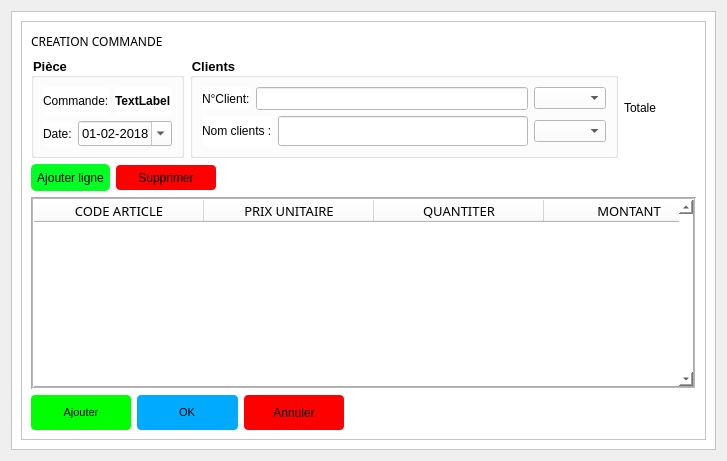
        <widget class="QWidget" name="page_5">
         <layout class="QGridLayout" name="gridLayout_9">
          <item row="0" column="0">
           <widget class="QFrame" name="frame">
            <property name="styleSheet">
             <string notr="true">background-color:white;</string>
            </property>
            <property name="frameShape">
             <enum>QFrame::StyledPanel</enum>
            </property>
            <property name="frameShadow">
             <enum>QFrame::Raised</enum>
            </property>
            <layout class="QGridLayout" name="gridLayout_16">
             <item row="0" column="0">
              <widget class="QFrame" name="frame_2">
               <property name="frameShape">
                <enum>QFrame::StyledPanel</enum>
               </property>
               <property name="frameShadow">
                <enum>QFrame::Raised</enum>
               </property>
               <layout class="QGridLayout" name="gridLayout_15">
                <item row="0" column="0" rowspan="2" colspan="2">
                 <layout class="QVBoxLayout" name="verticalLayout_19">
                  <item>
                   <layout class="QHBoxLayout" name="horizontalLayout_42">
                    <item>
                     <widget class="QLabel" name="label_14">
                      <property name="font">
                       <font>
                        <family>MS Reference Sans Serif</family>
                       </font>
                      </property>
                      <property name="cursor">
                       <cursorShape>BlankCursor</cursorShape>
                      </property>
                      <property name="mouseTracking">
                       <bool>true</bool>
                      </property>
                      <property name="text">
                       <string>CREATION COMMANDE</string>
                      </property>
                     </widget>
                    </item>
                    <item>
                     <spacer name="horizontalSpacer_16">
                      <property name="orientation">
                       <enum>Qt::Horizontal</enum>
                      </property>
                      <property name="sizeHint" stdset="0">
                       <size>
                        <width>40</width>
                        <height>20</height>
                       </size>
                      </property>
                     </spacer>
                    </item>
                   </layout>
                  </item>
                  <item>
                   <layout class="QVBoxLayout" name="verticalLayout_18">
                    <item>
                     <layout class="QVBoxLayout" name="verticalLayout_14">
                      <item>
                       <layout class="QHBoxLayout" name="horizontalLayout_39">
                        <item>
                         <widget class="QGroupBox" name="groupBox_3">
                          <property name="font">
                           <font>
                            <pointsize>10</pointsize>
                            <weight>75</weight>
                            <bold>true</bold>
                           </font>
                          </property>
                          <property name="styleSheet">
                           <string notr="true">/*background-color:white;</string>
                          </property>
                          <property name="title">
                           <string>Pièce</string>
                          </property>
                          <layout class="QGridLayout" name="gridLayout_10">
                           <item row="0" column="0">
                            <layout class="QHBoxLayout" name="horizontalLayout_20">
                             <item>
                              <widget class="QLabel" name="label_9">
                               <property name="font">
                                <font>
                                 <pointsize>9</pointsize>
                                </font>
                               </property>
                               <property name="text">
                                <string>Commande:</string>
                               </property>
                               <property name="textFormat">
                                <enum>Qt::PlainText</enum>
                               </property>
                               <property name="textInteractionFlags">
                                <set>Qt::LinksAccessibleByMouse</set>
                               </property>
                              </widget>
                             </item>
                             <item>
                              <widget class="QLabel" name="label_25">
                               <property name="font">
                                <font>
                                 <pointsize>9</pointsize>
                                 <weight>75</weight>
                                 <bold>true</bold>
                                </font>
                               </property>
                               <property name="text">
                                <string>TextLabel</string>
                               </property>
                               <property name="textInteractionFlags">
                                <set>Qt::LinksAccessibleByMouse|Qt::TextEditable|Qt::TextSelectableByMouse</set>
                               </property>
                              </widget>
                             </item>
                            </layout>
                           </item>
                           <item row="1" column="0">
                            <layout class="QHBoxLayout" name="horizontalLayout_38">
                             <item>
                              <widget class="QLabel" name="label_17">
                               <property name="font">
                                <font>
                                 <pointsize>9</pointsize>
                                </font>
                               </property>
                               <property name="text">
                                <string>Date:</string>
                               </property>
                              </widget>
                             </item>
                             <item>
                              <widget class="QDateEdit" name="dateEditforCommande">
                               <property name="minimumSize">
                                <size>
                                 <width>0</width>
                                 <height>25</height>
                                </size>
                               </property>
                               <property name="font">
                                <font>
                                 <pointsize>10</pointsize>
                                </font>
                               </property>
                               <property name="cursor">
                                <cursorShape>IBeamCursor</cursorShape>
                               </property>
                               <property name="focusPolicy">
                                <enum>Qt::ClickFocus</enum>
                               </property>
                               <property name="displayFormat">
                                <string>dd-MM-yyyy</string>
                               </property>
                               <property name="calendarPopup">
                                <bool>true</bool>
                               </property>
                               <property name="date">
                                <date>
                                 <year>2018</year>
                                 <month>2</month>
                                 <day>1</day>
                                </date>
                               </property>
                              </widget>
                             </item>
                            </layout>
                           </item>
                          </layout>
                         </widget>
                        </item>
                        <item>
                         <widget class="QGroupBox" name="groupBox_4">
                          <property name="font">
                           <font>
                            <pointsize>10</pointsize>
                            <weight>75</weight>
                            <bold>true</bold>
                           </font>
                          </property>
                          <property name="styleSheet">
                           <string notr="true">/*background-color:white;</string>
                          </property>
                          <property name="title">
                           <string>Clients</string>
                          </property>
                          <layout class="QGridLayout" name="gridLayout_12">
                           <item row="0" column="0">
                            <layout class="QHBoxLayout" name="horizontalLayout_19">
                             <item>
                              <widget class="QLabel" name="label_15">
                               <property name="font">
                                <font>
                                 <pointsize>9</pointsize>
                                </font>
                               </property>
                               <property name="text">
                                <string>N°Client:</string>
                               </property>
                              </widget>
                             </item>
                             <item>
                              <widget class="QLineEdit" name="lineEditforNumeroClientsCommande">
                               <property name="minimumSize">
                                <size>
                                 <width>200</width>
                                 <height>0</height>
                                </size>
                               </property>
                               <property name="font">
                                <font>
                                 <family>MS Shell Dlg 2</family>
                                 <pointsize>10</pointsize>
                                </font>
                               </property>
                               <property name="focusPolicy">
                                <enum>Qt::ClickFocus</enum>
                               </property>
                               <property name="styleSheet">
                                <string notr="true"/>
                               </property>
                              </widget>
                             </item>
                             <item>
                              <widget class="QComboBox" name="comboBoxforClients">
                               <property name="cursor">
                                <cursorShape>PointingHandCursor</cursorShape>
                               </property>
                               <property name="layoutDirection">
                                <enum>Qt::LeftToRight</enum>
                               </property>
                               <property name="maxVisibleItems">
                                <number>100</number>
                               </property>
                               <property name="frame">
                                <bool>true</bool>
                               </property>
                              </widget>
                             </item>
                            </layout>
                           </item>
                           <item row="1" column="0">
                            <layout class="QHBoxLayout" name="horizontalLayout_21">
                             <item>
                              <widget class="QLabel" name="label_16">
                               <property name="font">
                                <font>
                                 <pointsize>9</pointsize>
                                </font>
                               </property>
                               <property name="text">
                                <string>Nom clients :</string>
                               </property>
                              </widget>
                             </item>
                             <item>
                              <widget class="QLineEdit" name="lineEdit">
                               <property name="minimumSize">
                                <size>
                                 <width>250</width>
                                 <height>0</height>
                                </size>
                               </property>
                               <property name="font">
                                <font>
                                 <family>Franklin Gothic Book</family>
                                 <pointsize>11</pointsize>
                                </font>
                               </property>
                               <property name="focusPolicy">
                                <enum>Qt::ClickFocus</enum>
                               </property>
                              </widget>
                             </item>
                             <item>
                              <widget class="QComboBox" name="comboBoxFroNomclients"/>
                             </item>
                            </layout>
                           </item>
                          </layout>
                         </widget>
                        </item>
                        <item>
                         <widget class="QLabel" name="labelTotaleTemporaire">
                          <property name="text">
                           <string>Totale</string>
                          </property>
                         </widget>
                        </item>
                        <item>
                         <spacer name="horizontalSpacer_14">
                          <property name="orientation">
                           <enum>Qt::Horizontal</enum>
                          </property>
                          <property name="sizeHint" stdset="0">
                           <size>
                            <width>40</width>
                            <height>20</height>
                           </size>
                          </property>
                         </spacer>
                        </item>
                       </layout>
                      </item>
                      <item>
                       <layout class="QVBoxLayout" name="verticalLayout_5">
                        <item>
                         <layout class="QHBoxLayout" name="horizontalLayout_40">
                          <item>
                           <widget class="QPushButton" name="pushButtonforAutre">
                            <property name="styleSheet">
                             <string notr="true">height:15px;
background-color:#00ff22;
padding:6px;
border-radius:5px;</string>
                            </property>
                            <property name="text">
                             <string>Ajouter ligne</string>
                            </property>
                            <property name="icon">
                             <iconset resource="image.qrc">
                              <normaloff>:/image/FontAwesome_f067(0)_64.png</normaloff>:/image/FontAwesome_f067(0)_64.png</iconset>
                            </property>
                            <property name="iconSize">
                             <size>
                              <width>20</width>
                              <height>20</height>
                             </size>
                            </property>
                           </widget>
                          </item>
                          <item>
                           <widget class="QPushButton" name="pushButtonforsupprimerCommande">
                            <property name="styleSheet">
                             <string notr="true">background-color:#ff0000;
height:25px;
width:100px;
border-radius:4px;
</string>
                            </property>
                            <property name="text">
                             <string>Supprimer</string>
                            </property>
                            <property name="icon">
                             <iconset resource="image.qrc">
                              <normaloff>:/image/Supprimer.png</normaloff>
                              <disabledoff>:/image/Supprimer.png</disabledoff>
                              <selectedoff>:/image/Supprimer.png</selectedoff>:/image/Supprimer.png</iconset>
                            </property>
                            <property name="iconSize">
                             <size>
                              <width>20</width>
                              <height>20</height>
                             </size>
                            </property>
                           </widget>
                          </item>
                          <item>
                           <spacer name="horizontalSpacer_13">
                            <property name="orientation">
                             <enum>Qt::Horizontal</enum>
                            </property>
                            <property name="sizeHint" stdset="0">
                             <size>
                              <width>40</width>
                              <height>20</height>
                             </size>
                            </property>
                           </spacer>
                          </item>
                         </layout>
                        </item>
                        <item>
                         <widget class="QTableWidget" name="tableWidgetforCommande">
                          <property name="font">
                           <font>
                            <family>Raavi</family>
                            <pointsize>10</pointsize>
                           </font>
                          </property>
                          <property name="cursor" stdset="0">
                           <cursorShape>IBeamCursor</cursorShape>
                          </property>
                          <property name="toolTip">
                           <string extracomment="comment"/>
                          </property>
                          <property name="styleSheet">
                           <string notr="true">background-color:white;</string>
                          </property>
                          <property name="frameShape">
                           <enum>QFrame::Box</enum>
                          </property>
                          <property name="frameShadow">
                           <enum>QFrame::Sunken</enum>
                          </property>
                          <property name="lineWidth">
                           <number>1</number>
                          </property>
                          <property name="midLineWidth">
                           <number>1</number>
                          </property>
                          <property name="verticalScrollBarPolicy">
                           <enum>Qt::ScrollBarAlwaysOn</enum>
                          </property>
                          <property name="horizontalScrollBarPolicy">
                           <enum>Qt::ScrollBarAlwaysOff</enum>
                          </property>
                          <property name="tabKeyNavigation">
                           <bool>false</bool>
                          </property>
                          <property name="showDropIndicator" stdset="0">
                           <bool>false</bool>
                          </property>
                          <property name="dragDropOverwriteMode">
                           <bool>false</bool>
                          </property>
                          <property name="alternatingRowColors">
                           <bool>true</bool>
                          </property>
                          <property name="selectionBehavior">
                           <enum>QAbstractItemView::SelectRows</enum>
                          </property>
                          <property name="verticalScrollMode">
                           <enum>QAbstractItemView::ScrollPerPixel</enum>
                          </property>
                          <property name="horizontalScrollMode">
                           <enum>QAbstractItemView::ScrollPerPixel</enum>
                          </property>
                          <attribute name="horizontalHeaderDefaultSectionSize">
                           <number>170</number>
                          </attribute>
                          <attribute name="horizontalHeaderHighlightSections">
                           <bool>false</bool>
                          </attribute>
                          <attribute name="horizontalHeaderStretchLastSection">
                           <bool>true</bool>
                          </attribute>
                          <attribute name="verticalHeaderVisible">
                           <bool>false</bool>
                          </attribute>
                          <column>
                           <property name="text">
                            <string>CODE ARTICLE</string>
                           </property>
                           <property name="font">
                            <font>
                             <family>MS Reference Sans Serif</family>
                             <pointsize>10</pointsize>
                            </font>
                           </property>
                           <property name="textAlignment">
                            <set>AlignCenter</set>
                           </property>
                          </column>
                          <column>
                           <property name="text">
                            <string>PRIX UNITAIRE</string>
                           </property>
                           <property name="font">
                            <font>
                             <family>MS Reference Sans Serif</family>
                             <pointsize>10</pointsize>
                            </font>
                           </property>
                           <property name="textAlignment">
                            <set>AlignCenter</set>
                           </property>
                          </column>
                          <column>
                           <property name="text">
                            <string>QUANTITER</string>
                           </property>
                           <property name="font">
                            <font>
                             <family>MS Reference Sans Serif</family>
                             <pointsize>10</pointsize>
                            </font>
                           </property>
                           <property name="textAlignment">
                            <set>AlignCenter</set>
                           </property>
                          </column>
                          <column>
                           <property name="text">
                            <string>MONTANT</string>
                           </property>
                           <property name="font">
                            <font>
                             <family>MS Reference Sans Serif</family>
                             <pointsize>10</pointsize>
                            </font>
                           </property>
                           <property name="textAlignment">
                            <set>AlignCenter</set>
                           </property>
                          </column>
                         </widget>
                        </item>
                       </layout>
                      </item>
                     </layout>
                    </item>
                    <item>
                     <layout class="QHBoxLayout" name="horizontalLayout_41">
                      <item>
                       <widget class="QPushButton" name="pushButton_3">
                        <property name="font">
                         <font>
                          <pointsize>8</pointsize>
                          <underline>false</underline>
                         </font>
                        </property>
                        <property name="styleSheet">
                         <string notr="true">background-color:#00ff00;
height:35px;
width:100px;
border-radius:4px;</string>
                        </property>
                        <property name="text">
                         <string>Ajouter</string>
                        </property>
                        <property name="icon">
                         <iconset resource="image.qrc">
                          <normaloff>:/image/Material Icons_e161(0)_64.png</normaloff>:/image/Material Icons_e161(0)_64.png</iconset>
                        </property>
                        <property name="iconSize">
                         <size>
                          <width>35</width>
                          <height>35</height>
                         </size>
                        </property>
                       </widget>
                      </item>
                      <item>
                       <widget class="QPushButton" name="pushButtonEnrengistrerlesmodification">
                        <property name="font">
                         <font>
                          <pointsize>8</pointsize>
                          <underline>false</underline>
                         </font>
                        </property>
                        <property name="styleSheet">
                         <string notr="true">background-color:#00aaff;
height:35px;
border-radius:4px;
padding-right:1px;
width:100px;</string>
                        </property>
                        <property name="text">
                         <string>OK</string>
                        </property>
                        <property name="icon">
                         <iconset resource="image.qrc">
                          <normaloff>:/image/Ok.png</normaloff>
                          <disabledoff>:/image/Ok.png</disabledoff>:/image/Ok.png</iconset>
                        </property>
                        <property name="iconSize">
                         <size>
                          <width>35</width>
                          <height>35</height>
                         </size>
                        </property>
                       </widget>
                      </item>
                      <item>
                       <widget class="QPushButton" name="pushButton_9">
                        <property name="styleSheet">
                         <string notr="true">background-color:#ff0000;
height:35px;
width:100px;
border-radius:4px;</string>
                        </property>
                        <property name="text">
                         <string>Annuler</string>
                        </property>
                        <property name="icon">
                         <iconset resource="image.qrc">
                          <normaloff>:/image/FontAwesome_f00d(0)_512.png</normaloff>:/image/FontAwesome_f00d(0)_512.png</iconset>
                        </property>
                        <property name="iconSize">
                         <size>
                          <width>30</width>
                          <height>30</height>
                         </size>
                        </property>
                       </widget>
                      </item>
                      <item>
                       <spacer name="horizontalSpacer_15">
                        <property name="orientation">
                         <enum>Qt::Horizontal</enum>
                        </property>
                        <property name="sizeHint" stdset="0">
                         <size>
                          <width>40</width>
                          <height>20</height>
                         </size>
                        </property>
                       </spacer>
                      </item>
                     </layout>
                    </item>
                   </layout>
                  </item>
                 </layout>
                </item>
               </layout>
              </widget>
             </item>
            </layout>
           </widget>
          </item>
         </layout>
        </widget>
